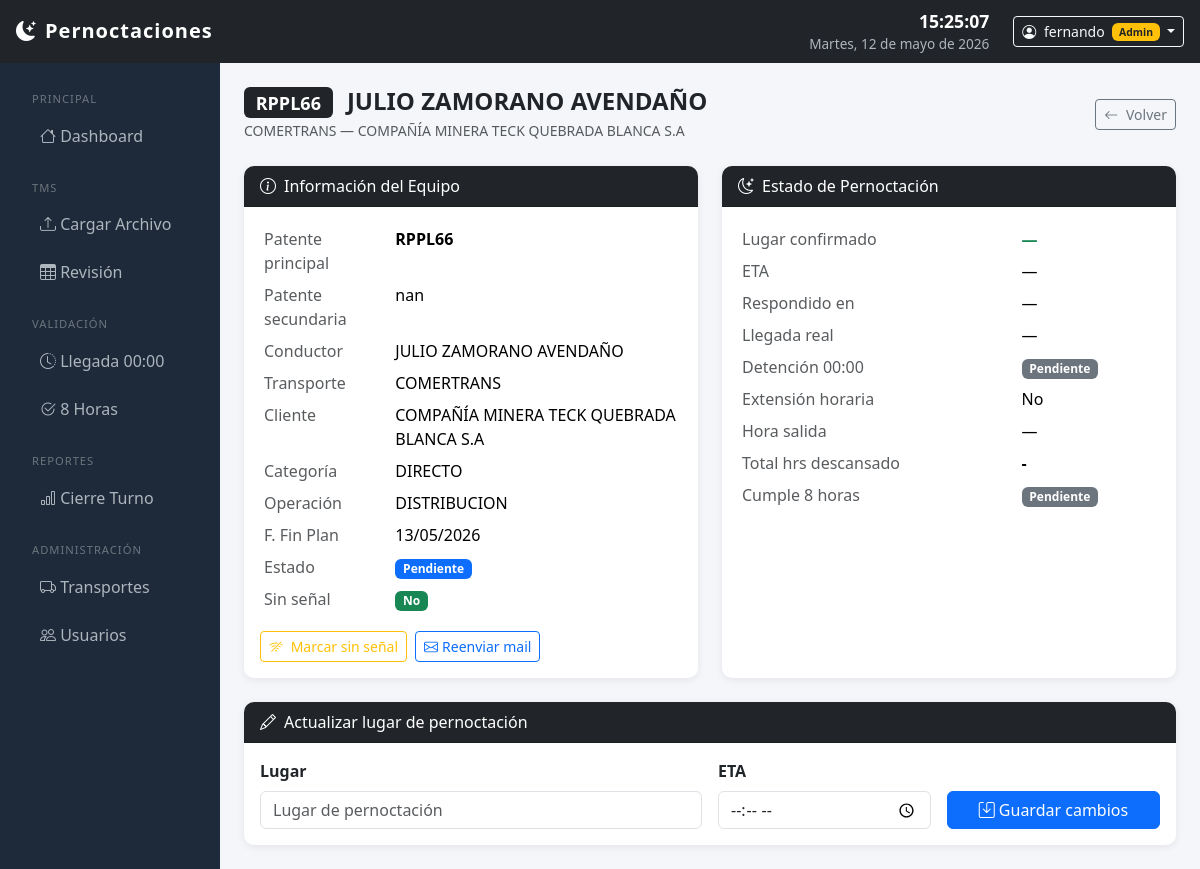
The page /validacion/detalle/69/ (signed in) on the database its author committed.
### core/models.py (models this page shows, shortened)
class Pernoctacion(models.Model):
    ESTADO_CHOICES = [
        ('PENDIENTE', 'Pendiente'),
        ('CONFIRMADO', 'Confirmado por Transporte'),
        ('VALIDADO_1', 'Validado Turno Noche'),
        ('VALIDADO_2', 'Validado 8 Horas'),
        ('CERRADO', 'Cerrado'),
    ]
    carga = models.ForeignKey(CargaTMS, on_delete=models.CASCADE, null=True)
    id_pedido = models.CharField(max_length=50)
    id_viaje = models.CharField(max_length=50)
    cliente = models.CharField(max_length=200)
    transporte = models.ForeignKey(Transporte, on_delete=models.SET_NULL, null=True, blank=True)
    transporte_nombre = models.CharField(max_length=200)  # tal como viene del TMS
    patente = models.CharField(max_length=20)
    patente_secundaria = models.CharField(max_length=20, blank=True)
    conductor = models.CharField(max_length=200)
    fecha_inicio_plan = models.DateTimeField(null=True, blank=True)
    fecha_fin_plan = models.DateField(null=True, blank=True)
    fecha_plan_descarga = models.DateField(null=True, blank=True)
    direccion_descarga = models.CharField(max_length=300, blank=True)
    operacion = models.CharField(max_length=100, blank=True)
    categoria = models.CharField(max_length=100, blank=True)
    token = models.UUIDField(default=uuid.uuid4, unique=True, editable=False)
    mail_enviado = models.BooleanField(default=False)
    mail_enviado_en = models.DateTimeField(null=True, blank=True)
    lugar_pernoctacion = models.CharField(max_length=300, blank=True)
    hora_eta = models.TimeField(null=True, blank=True)
    respondido_en = models.DateTimeField(null=True, blank=True)
    hora_llegada_real = models.DateTimeField(null=True, blank=True)
    cumple_00h = models.BooleanField(null=True, blank=True)
    extension_horaria = models.BooleanField(default=False)
    observaciones_primera = models.TextField(blank=True)
    validado_primera_por = models.ForeignKey(
        User, on_delete=models.SET_NULL, null=True, blank=True,
        related_name='validaciones_primera'
    )
    hora_salida = models.DateTimeField(null=True, blank=True)
    cumple_8h = models.BooleanField(null=True, blank=True)
    horas_totales = models.DurationField(null=True, blank=True)
    observaciones_segunda = models.TextField(blank=True)
    validado_segunda_por = models.ForeignKey(
        User, on_delete=models.SET_NULL, null=True, blank=True,
        related_name='validaciones_segunda'
    )
    sin_senal = models.BooleanField(default=False)
    estado = models.CharField(max_length=20, choices=ESTADO_CHOICES, default='PENDIENTE')
    fecha_registro = models.DateField(auto_now_add=True)
    creado_en = models.DateTimeField(auto_now_add=True)
    actualizado_en = models.DateTimeField(auto_now=True)
    def horas_totales_display(self):
        if self.horas_totales:
            total = int(self.horas_totales.total_seconds())
            h = total // 3600
            m = (total % 3600) // 60
            return f"{h}h {m}min"
        return "-"
    class Meta:
        verbose_name = 'Pernoctación'
        verbose_name_plural = 'Pernoctaciones'
        ordering = ['-fecha_registro', 'transporte_nombre']

### validacion/views.py (the view, shortened to what this page needs)
# urls.py: path('detalle/<int:pk>/', views.validacion_detalle, name='validacion_detalle'),
@login_required
def validacion_detalle(request, pk):
    pernoctacion = get_object_or_404(Pernoctacion, pk=pk)
    hoy = timezone.localdate()
    context = {'p': pernoctacion, 'hoy': hoy}
    return render(request, 'validacion/detalle.html', context)

### templates/validacion/detalle.html (shortened to what this page needs)
{% extends 'base.html' %}
{% block content %}
<div class="d-flex justify-content-between align-items-center mb-4">
    <div>
        <h4 class="mb-0 fw-bold">
            <span class="badge bg-dark me-2">{{ p.patente }}</span>
            {{ p.conductor }}
        </h4>
        <small class="text-muted">{{ p.transporte_nombre }} — {{ p.cliente }}</small>
    </div>
    <a href="{% url 'dashboard' %}" class="btn btn-outline-secondary btn-sm">
        <i class="bi bi-arrow-left me-1"></i> Volver
    </a>
</div>
<div class="row g-4">
    <div class="col-md-6">
        <div class="card h-100">
            <div class="card-header bg-dark text-white">
                <i class="bi bi-info-circle me-2"></i>Información del Equipo
            </div>
            <div class="card-body">
                <table class="table table-sm table-borderless">
                    <tr><td class="text-muted">Patente principal</td><td><strong>{{ p.patente }}</strong></td></tr>
                    {% if p.patente_secundaria %}
                    <tr><td class="text-muted">Patente secundaria</td><td>{{ p.patente_secundaria }}</td></tr>
                    {% endif %}
                    <tr><td class="text-muted">Conductor</td><td>{{ p.conductor }}</td></tr>
                    <tr><td class="text-muted">Transporte</td><td>{{ p.transporte_nombre }}</td></tr>
                    <tr><td class="text-muted">Cliente</td><td>{{ p.cliente }}</td></tr>
                    <tr><td class="text-muted">Categoría</td><td>{{ p.categoria }}</td></tr>
                    <tr><td class="text-muted">Operación</td><td>{{ p.operacion }}</td></tr>
                    <tr><td class="text-muted">F. Fin Plan</td><td>{{ p.fecha_fin_plan|date:"d/m/Y"|default:"—" }}</td></tr>
                    <tr><td class="text-muted">Estado</td>
                        <td><span class="badge bg-primary">{{ p.get_estado_display }}</span></td></tr>
                    <tr><td class="text-muted">Sin señal</td>
                        <td>
                            {% if p.sin_senal %}
                            <span class="badge bg-warning text-dark"><i class="bi bi-wifi-off"></i> Sí</span>
                            {% else %}
                            <span class="badge bg-success">No</span>
                            {% endif %}
                        </td>
                    </tr>
                </table>
                <div class="d-flex gap-2 mt-2">
                    <form method="post">
                        <button type="submit" class="btn btn-sm btn-outline-warning">
                            <i class="bi bi-wifi-off me-1"></i>
                            {% if p.sin_senal %}Quitar sin señal{% else %}Marcar sin señal{% endif %}
                        </button>
                    </form>
                    <a href="{% url 'notificaciones_reenviar' p.id %}" class="btn btn-sm btn-outline-primary">
                        <i class="bi bi-envelope me-1"></i>Reenviar mail
                    </a>
                </div>
            </div>
        </div>
    </div>
    <div class="col-md-6">
        <div class="card h-100">
            <div class="card-header bg-dark text-white">
                <i class="bi bi-moon-stars me-2"></i>Estado de Pernoctación
            </div>
            <div class="card-body">
                <table class="table table-sm table-borderless">
                    <tr><td class="text-muted">Lugar confirmado</td>
                        <td><strong class="text-success">{{ p.lugar_pernoctacion|default:"—" }}</strong></td></tr>
                    <tr><td class="text-muted">ETA</td>
                        <td>{% if p.hora_eta %}{{ p.hora_eta|time:"H:i" }} hrs{% else %}—{% endif %}</td></tr>
                    <tr><td class="text-muted">Respondido en</td>
                        <td>{% if p.respondido_en %}{{ p.respondido_en|date:"d/m H:i" }}{% else %}—{% endif %}</td></tr>
                    <tr><td class="text-muted">Llegada real</td>
                        <td>{% if p.hora_llegada_real %}{{ p.hora_llegada_real|date:"H:i" }} hrs{% else %}—{% endif %}</td></tr>
                    <tr><td class="text-muted">Detención 00:00</td>
                        <td>
                            {% if p.cumple_00h is None %}<span class="badge bg-secondary">Pendiente</span>
                            {% elif p.cumple_00h %}<span class="badge badge-cumple">CUMPLE</span>
                            {% else %}<span class="badge badge-no-cumple">NO CUMPLE</span>{% endif %}
                        </td>
                    </tr>
                    <tr><td class="text-muted">Extensión horaria</td>
                        <td>{% if p.extension_horaria %}<span class="badge bg-info text-dark">Sí</span>
                            {% else %}No{% endif %}</td></tr>
                    <tr><td class="text-muted">Hora salida</td>
                        <td>{% if p.hora_salida %}{{ p.hora_salida|date:"H:i" }} hrs{% else %}—{% endif %}</td></tr>
                    <tr><td class="text-muted">Total hrs descansado</td>
                        <td><strong>{{ p.horas_totales_display }}</strong></td></tr>
                    <tr><td class="text-muted">Cumple 8 horas</td>
                        <td>
                            {% if p.cumple_8h is None %}<span class="badge bg-secondary">Pendiente</span>
                            {% elif p.cumple_8h %}<span class="badge badge-cumple">CUMPLE</span>
                            {% else %}<span class="badge badge-no-cumple">NO CUMPLE</span>{% endif %}
                        </td>
                    </tr>
                </table>
            </div>
        </div>
    </div>
    <div class="col-12">
        <div class="card">
            <div class="card-header bg-dark text-white">
                <i class="bi bi-pencil me-2"></i>Actualizar lugar de pernoctación
            </div>
            <div class="card-body">
                <form method="post" class="row g-3">
                    <div class="col-md-6">
                        <label class="form-label fw-semibold">Lugar</label>
                        <input type="text" name="lugar" class="form-control"
                               value="{{ p.lugar_pernoctacion }}"
                               placeholder="Lugar de pernoctación">
                    </div>
                    <div class="col-md-3">
                        <label class="form-label fw-semibold">ETA</label>
                        <input type="time" name="hora_eta" class="form-control"
                               value="{% if p.hora_eta %}{{ p.hora_eta|time:'H:i' }}{% endif %}">
                    </div>
                    <div class="col-md-3 d-flex align-items-end">
                        <button type="submit" class="btn btn-primary w-100">
                            <i class="bi bi-save me-1"></i>Guardar cambios
                        </button>
                    </div>
                </form>
            </div>
        </div>
    </div>
</div>
{% endblock %}

### templates/base.html (shortened to what this page needs)
<!DOCTYPE html>
<html lang="es">
<head>
    <link href="https://cdn.jsdelivr.net/npm/bootstrap@5.3.3/dist/css/bootstrap.min.css" rel="stylesheet">
    <link href="https://cdn.jsdelivr.net/npm/bootstrap-icons@1.11.3/font/bootstrap-icons.css" rel="stylesheet">
    <link href="https://cdn.datatables.net/1.13.8/css/dataTables.bootstrap5.min.css" rel="stylesheet">
</head>
<body>
{% if user.is_authenticated %}
<nav class="navbar navbar-dark bg-dark px-3 py-2">
    <a class="navbar-brand" href="{% url 'dashboard' %}">
        <i class="bi bi-moon-stars-fill me-2"></i>Pernoctaciones
    </a>
    <div class="d-flex align-items-center gap-4">
        <div class="text-end">
            <div id="reloj">--:--:--</div>
            <div id="fecha-display">cargando...</div>
        </div>
        <div class="dropdown">
            <button class="btn btn-outline-light btn-sm dropdown-toggle" data-bs-toggle="dropdown">
                <i class="bi bi-person-circle me-1"></i>
                {{ user.get_full_name|default:user.username }}
                {% if user.is_staff %}
                <span class="badge bg-warning text-dark ms-1" style="font-size:.65rem">Admin</span>
                {% endif %}
            </button>
        </div>
    </div>
</nav>
<div class="container-fluid">
    <div class="row">
        <div class="col-auto sidebar py-3" style="width:220px;">
            <nav class="nav flex-column">
                <span class="section-title">Principal</span>
                <a href="{% url 'dashboard' %}" class="nav-link {% if request.resolver_match.url_name == 'dashboard' %}active{% endif %}">
                    <i class="bi bi-house"></i> Dashboard
                </a>
                <span class="section-title mt-2">TMS</span>
                <a href="{% url 'tms_cargar' %}" class="nav-link {% if 'tms' in request.path %}active{% endif %}">
                    <i class="bi bi-upload"></i> Cargar Archivo
                </a>
                <a href="{% url 'tms_revision' %}" class="nav-link">
                    <i class="bi bi-table"></i> Revisión
                </a>
                <span class="section-title mt-2">Validación</span>
                <a href="{% url 'validacion_primera' %}" class="nav-link {% if 'primera' in request.path %}active{% endif %}">
                    <i class="bi bi-clock-history"></i> Llegada 00:00
                </a>
                <a href="{% url 'validacion_ocho' %}" class="nav-link {% if 'ocho' in request.path %}active{% endif %}">
                    <i class="bi bi-check2-circle"></i> 8 Horas
                </a>
                <span class="section-title mt-2">Reportes</span>
                <a href="{% url 'reporte_cierre' %}" class="nav-link {% if 'reporte' in request.path %}active{% endif %}">
                    <i class="bi bi-bar-chart"></i> Cierre Turno
                </a>
                {% if user.is_staff %}
                <span class="section-title mt-2">Administración</span>
                <a href="/admin/core/transporte/" class="nav-link">
                    <i class="bi bi-truck"></i> Transportes
                </a>
                <a href="/admin/auth/user/" class="nav-link">
                    <i class="bi bi-people"></i> Usuarios
                </a>
                {% endif %}
            </nav>
        </div>
        <div class="col py-4 px-4">
{% else %}
<div class="container mt-5">
{% endif %}
            {% block content %}
            {% endblock %}
{% if user.is_authenticated %}
        </div>
    </div>
</div>
{% else %}
</div>
{% endif %}
</body>
</html>

### templates/base.html (style rules this page uses)
body { background-color: #f4f6f9; }
.navbar-brand { font-weight: 700; letter-spacing: 1px; }
.sidebar { min-height: calc(100vh - 56px); background: #1e2a3a; }
.sidebar .nav-link { color: #adb5bd; padding: 10px 20px; border-radius: 6px; margin: 2px 8px; }
.sidebar .nav-link i { width: 22px; }
.sidebar .section-title { color: #6c757d; font-size: 0.7rem; text-transform: uppercase; letter-spacing: 1px; padding: 12px 20px 4px; }
.card { border: none; box-shadow: 0 2px 8px rgba(0,0,0,.07); border-radius: 10px; }
.card-header { border-radius: 10px 10px 0 0 !important; }
#reloj { font-size: 1.1rem; font-weight: 600; color: #fff; }
#fecha-display { font-size: 0.85rem; color: #adb5bd; }

### rows shown on the page
Pernoctacion: patente "RPPL66", conductor "JULIO ZAMORANO AVENDAÑO", transporte_nombre "COMERTRANS", cliente "COMPAÑÍA MINERA TECK QUEBRADA BLANCA S.A", patente_secundaria "nan", categoria "DIRECTO", operacion "DISTRIBUCION", fecha_fin_plan "13/05/2026", estado "Pendiente", lugar_pernoctacion "—", horas_totales_display "-"

### other values the page prints
{{ user.get_full_name|default:user.username }} "fernando"
